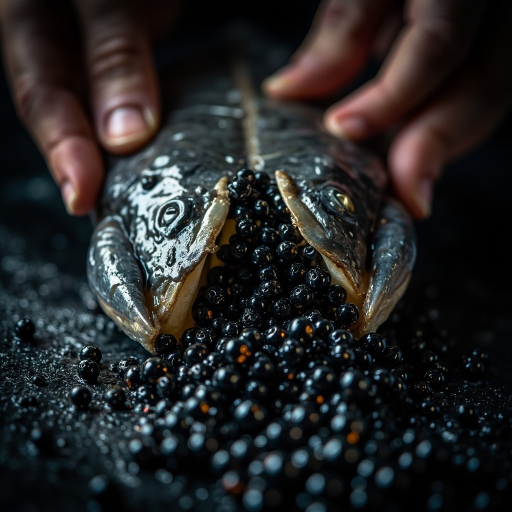
#> input picture image/sturgeon_caviar.png, 1024 x 1024 px, found by its file name (shown at 1/2 size); its folder holds only this picture in this run
$ python resize_images_240.py
#> lines starting #> are read from the running program, lines starting #| are printed output that depends on the picture
#!/usr/bin/env python3
"""将 scripts/image 目录下的图片统一缩放到 240x240 分辨率（覆盖原图）。"""

import os
import sys

SCRIPT_DIR = os.path.dirname(os.path.abspath(__file__))
IMAGE_DIR = os.path.join(SCRIPT_DIR, "image")
TARGET_SIZE = (240, 240)
EXT = (".png", ".jpg", ".jpeg", ".gif", ".bmp", ".webp")


def main():
    try:
        from PIL import Image
    except ImportError:
        print("需要安装 Pillow: pip install Pillow", file=sys.stderr)
        sys.exit(1)
    if not os.path.isdir(IMAGE_DIR):
        print(f"目录不存在: {IMAGE_DIR}", file=sys.stderr)
        sys.exit(1)
    count = 0
    for name in sorted(os.listdir(IMAGE_DIR)):
        if not name.lower().endswith(EXT):
            continue
        path = os.path.join(IMAGE_DIR, name)
        try:
            img = Image.open(path)
#> img is the input picture: PIL image 1024x1024 RGB; mean R, G, B 37.9, 38, 38.4
            if img.mode == "P":
                img = img.convert("RGBA")
            out = img.resize(TARGET_SIZE, Image.Resampling.LANCZOS)
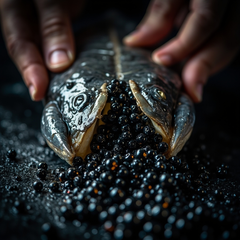
#> out: PIL image 240x240 RGB; mean R, G, B 38, 38, 38.4
            if path.lower().endswith((".jpg", ".jpeg")):
                out = out.convert("RGB")
                out.save(path, format="JPEG", quality=95)
            else:
                out.save(path, format="PNG")
            count += 1
            print(f"已处理: {name} -> 240x240")
        except Exception as e:
            print(f"失败 {name}: {e}", file=sys.stderr)
    print(f"共处理 {count} 张图片")


if __name__ == "__main__":
    main()
